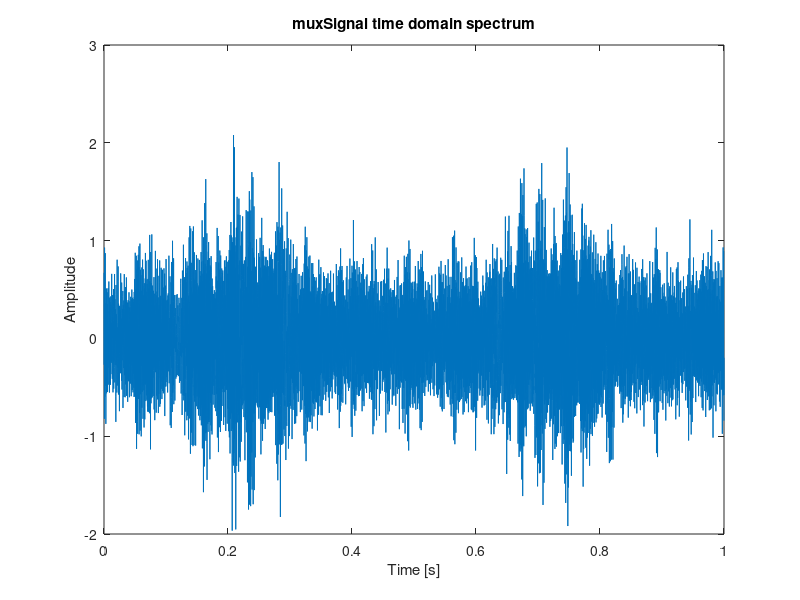
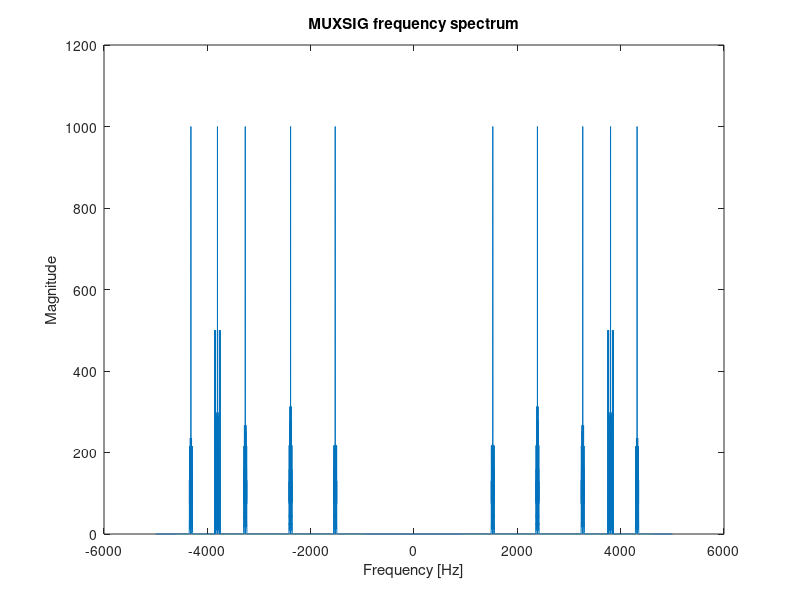

Source code (MATLAB) for these figures, in order: (Note: this script raises an error after producing the figures.)
%% Assignment 2, Part 2 (EEG signal analysis)
%  Do not change before line 35
%  You will need to have generated A2P2Data.mat from 
%  GenerateAssignment2Data.m before working with this file.

%  Clearing and preparing the workspace
clear; clc; close all;

%  Load assignment data from A2P1Data.mat.
load('A2P2Data.mat');  

%=================================================================%
%
% Refer to the assignment sheet for details.
% Names of the variables are important,
% e.g. 'a1' is considered a different variable to 'A1'.
% Make sure variables have been declared as they appear in the brief.
%
% Ts - sampling period
% t - time domain vector
% MUXSIG - Fourier Transform
% k - frequency vector
% fshift - frequency shifts
% Mag - magnitude
% Phase- phase
% xdm - EEG data
% XDM - Fourier Transform
% freqResponse - frequency response of systems
% impresp - impulse response of chosen system
% EEG - filtered signals
% eeg - time domain of filtered signals
% Conveq - convolution
%
%====Enter your code below this line================================


%% Question 2.1 %% Represent the spectrum analyzer 

%determing sampling period%
Ts = 1/fs;

%creating time vector%
t = linspace(0,Ts*length(muxSignal),length(muxSignal)+1);
t(end) = [];

%plotting muxSignal vs. time%
figure(1)
plot(t, muxSignal);
xlabel('Time [s]');
ylabel('Amplitude');
title('muxSignal time domain spectrum');

%computing Fourier transform of muxSignal%

MUXSIG = fft(muxSignal);

%creating frequency vector k%
k = linspace(-fs/2,fs/2, length(MUXSIG)+1);
k(end) = [];

%plotting the magnitude spectra of MUXSIG%

figure(2)
plot(k, abs(MUXSIG));
xlabel('Frequency [Hz]');
ylabel('Magnitude');
title('MUXSIG frequency spectrum');

%% Question 2.2%% determining demultiplexing parameters

%Shifting and scaling MUXSIG%
MUXSIG = fftshift(MUXSIG)/fs;

%identifying frequency shifts%
%noting peak heights above 0.06 magnitude%

[PKS,LOCS] = findpeaks(abs(MUXSIG), 'MinPeakHeight', 0.06);
LOCS = LOCS(6:end);

%storing frequency shifts in vector 'fshift'%
fshift = k(LOCS);

%finding corresponding magnitude and phase%
Mag = abs(MUXSIG(LOCS))';
Phase = angle(MUXSIG(LOCS))';

%transpose muxSignal to row vector%
muxSignal_tpose = muxSignal';

%removing freq shifts with xdm function%
[xdm] = FDMDemux(muxSignal_tpose,t,Mag,fshift,Phase);

%% Question 2.4%% reviewing individual signals%

XDM = zeros(5, length(xdm));

XDM(1,:) = fft(xdm(1,:));
XDM(2,:) = fft(xdm(2,:));
XDM(3,:) = fft(xdm(3,:));
XDM(4,:) = fft(xdm(4,:));
XDM(5,:) = fft(xdm(5,:));

figure(3)
subplot(3,2,1)
plot(k, abs(XDM(1,:)))
xlabel('Frequency [Hz]')
ylabel('Magnitude')
title('EEG signal astronaut 1')
subplot(3,2,2)
plot(k, abs(XDM(2,:)))
xlabel('Frequency [Hz]')
ylabel('Magnitude')
title('EEG signal astronaut 2')
subplot(3,2,3)
plot(k, abs(XDM(3,:)))
xlabel('Frequency [Hz]')
ylabel('Magnitude')
title('EEG signal astronaut 3')
subplot(3,2,4)
plot(k, abs(XDM(4,:)))
xlabel('Frequency [Hz]')
ylabel('Magnitude')
title('EEG signal astronaut 4')
subplot(3,2,5)
plot(k, abs(XDM(5,:)))
xlabel('Frequency [Hz]')
ylabel('Magnitude')
title('EEG signal astronaut 5')

XDM_shift = zeros(5, length(XDM));

XDM_shift(1,:) = fftshift(XDM(1,:))/fs;
XDM_shift(2,:) = fftshift(XDM(2,:))/fs;
XDM_shift(3,:) = fftshift(XDM(3,:))/fs;
XDM_shift(4,:) = fftshift(XDM(4,:))/fs;
XDM_shift(5,:) = fftshift(XDM(5,:))/fs;

figure(4)
subplot(3,2,1)
plot(k, abs(XDM_shift(1,:)))
xlabel('Frequency [Hz]')
ylabel('Magnitude')
title('EEG signal astronaut 1')
subplot(3,2,2)
plot(k, abs(XDM_shift(2,:)))
xlabel('Frequency [Hz]')
ylabel('Magnitude')
title('EEG signal astronaut 2')
subplot(3,2,3)
plot(k, abs(XDM_shift(3,:)))
xlabel('Frequency [Hz]')
ylabel('Magnitude')
title('EEG signal astronaut 3')
subplot(3,2,4)
plot(k, abs(XDM_shift(4,:)))
xlabel('Frequency [Hz]')
ylabel('Magnitude')
title('EEG signal astronaut 4')
subplot(3,2,5)
plot(k, abs(XDM_shift(5,:)))
xlabel('Frequency [Hz]')
ylabel('Magnitude')
title('EEG signal astronaut 5')

%% Question 2.5, 2.6 & 2.7 evaluating non ideal filters

factorTF(sys(1))

factorTF(sys(2))

factorTF(sys(3))

factorTF(sys(4))

ltiview(sys(3))
%all filters have poles on negative side of cartesian plane "stable"
%filter 1 takes a long time to settle, bode plot off also
%filter 2 step response doesnt stabilize at 1, low pass filter
%filter 3 settles well, high pass judging by bode plot and is stable
%filter 4 doesnt stablize at 1 for step response, low pass filter 

%% Question 2.8 %% applying non ideal filter

factorTF(sys(3))

%impulse response of system
h_f = impulse(sys(3),t)';

H_f = fft(h_f);
H_f = fftshift(H_f)/fs;

%multiplication of impulse resp 
EEG(1,:) = H_f.*XDM_shift(1,:);
EEG(2,:) = H_f.*XDM_shift(2,:);
EEG(3,:) = H_f.*XDM_shift(3,:);
EEG(4,:) = H_f.*XDM_shift(4,:);
EEG(5,:) = H_f.*XDM_shift(5,:);

%plotting non-ideal filtered signals in freq domain
subplot(3,2,1)
plot(k, abs(EEG(1,:)))
xlabel('Frequency [Hz]')
ylabel('Magnitude')
title('Filtered EEG signal 1 - Frequency spectrum')
subplot(3,2,2)
plot(k, abs(EEG(2,:)))
xlabel('Frequency [Hz]')
ylabel('Magnitude')
title('Filtered EEG signal 2 - Frequency spectrum')
subplot(3,2,3)
plot(k, abs(EEG(3,:)))
xlabel('Frequency [Hz]')
ylabel('Magnitude')
title('Filtered EEG signal 3 - Frequency spectrum')
subplot(3,2,4)
plot(k, abs(EEG(4,:)))
xlabel('Frequency [Hz]')
ylabel('Magnitude')
title('Filtered EEG signal 4 - Frequency spectrum')
subplot(3,2,5)
plot(k, abs(EEG(5,:)))
xlabel('Frequency [Hz]')
ylabel('Magnitude')
title('Filtered EEG signal 5 - Frequency spectrum')



%bringing EEG to time domain
eeg(1,:) = ifftshift(EEG(1,:))*fs;
eeg(1,:) = ifft(eeg(1,:));
eeg(2,:) = ifftshift(EEG(2,:))*fs;
eeg(2,:) = ifft(eeg(2,:));
eeg(3,:) = ifftshift(EEG(3,:))*fs;
eeg(3,:) = ifft(eeg(3,:));
eeg(4,:) = ifftshift(EEG(4,:))*fs;
eeg(4,:) = ifft(eeg(4,:));
eeg(5,:) = ifftshift(EEG(5,:))*fs;
eeg(5,:) = ifft(eeg(5,:));

%plotting non-ideal filtered eeg signals
subplot(3,2,1)
plot(t, eeg(1,:))
xlabel('Time [s]')
ylabel('Amplitude')
title('Filtered EEG signal 1 - Time domain')
subplot(3,2,2)
plot(t, eeg(2,:))
xlabel('Time [s]')
ylabel('Amplitude')
title('Filtered EEG signal 2 - Time domain')
subplot(3,2,3)
plot(t, eeg(3,:))
xlabel('Time [s]')
ylabel('Amplitude')
title('Filtered EEG signal 3 - Time domain')
subplot(3,2,4)
plot(t, eeg(4,:))
xlabel('Time [s]')
ylabel('Amplitude')
title('Filtered EEG signal 4 - Time domain')
subplot(3,2,5)
plot(t, eeg(5,:))
xlabel('Time [s]')
ylabel('Amplitude')
title('Filtered EEG signal 5 - Time domain')

%% Question 2.9 equivilance with convoloution

%impulse response
impresp = h_f;

%convoloution of signalS
Conveq = conv(impresp, xdm(1,:))/fs;
%removing extra samples
Conveq = Conveq(1:length(xdm));

figure (6)
subplot(2,2,1)
plot (t, eeg(1,:))
xlabel('Time [s]')
ylabel('Amplitude')
title('EEG signal 1 - multiplied in frequency domain')
subplot(2,2,2)
plot(t, Conveq)
xlabel('Time [s]')
ylabel('Amplitude')
title('EEG signal 1 - Convoluted in time domain ')

%% Question 2.10 comparing signals

% comparison of the plots show the eeg signals are
% still noisey and need further filtering


%% Question 2.11 removing excess noise from signals

% by examining all signals, we can saftely determine band width between -60
% & 60 Hz

filtsig = zeros(5, length(EEG));


idealfilt = zeros(1, length(filtsig));
idealfilt(-60 < k & k < 60) = 1;
idealfilt(-56 < k & k < -54) = 0;
idealfilt(56 < k & k < 54) = 0;


%filtering EEG signals 
filtsig(1,:) = idealfilt.*EEG(1,:);
filtsig(2,:) = idealfilt.*EEG(2,:);
filtsig(3,:) = idealfilt.*EEG(3,:);
filtsig(4,:) = idealfilt.*EEG(4,:);
filtsig(5,:) = idealfilt.*EEG(5,:);


%bring EEG signals to time domain
filtsig(1,:) = ifftshift(filtsig(1,:))*fs;
filtsig(1,:) = ifft(filtsig(1,:));
filtsig(2,:) = ifftshift(filtsig(2,:))*fs;
filtsig(2,:) = ifft(filtsig(2,:));
filtsig(3,:) = ifftshift(filtsig(3,:))*fs;
filtsig(3,:) = ifft(filtsig(3,:));
filtsig(4,:) = ifftshift(filtsig(4,:))*fs;
filtsig(4,:) = ifft(filtsig(4,:));
filtsig(5,:) = ifftshift(filtsig(5,:))*fs;
filtsig(5,:) = ifft(filtsig(5,:));

%plotting against t vector
subplot(3,2,1)
plot(t, filtsig(1,:))
xlabel('Time [s]')
ylabel('Amplitude')
title('EEG signal - Astronaut 1')
subplot(3,2,2)
plot(t, filtsig(2,:))
xlabel('Time [s]')
ylabel('Amplitude')
title('EEG signal - Astronaut 2')
subplot(3,2,3)
plot(t, filtsig(3,:))
xlabel('Time [s]')
ylabel('Amplitude')
title('EEG signal - Astronaut 3')
subplot(3,2,4)
plot(t, filtsig(4,:))
xlabel('Time [s]')
ylabel('Amplitude')
title('EEG signal - Astronaut 4')
subplot(3,2,5)
plot(t, filtsig(5,:))
xlabel('Time [s]')
ylabel('Amplitude')
title('EEG signal - Astronaut 5')

%% Question 2.12 %% observing plots

%astronauts 1,3 and 4 are stable
%astronaut 5 is having a hard time
%astronaut 2 is on the verge of a mental breakdown








